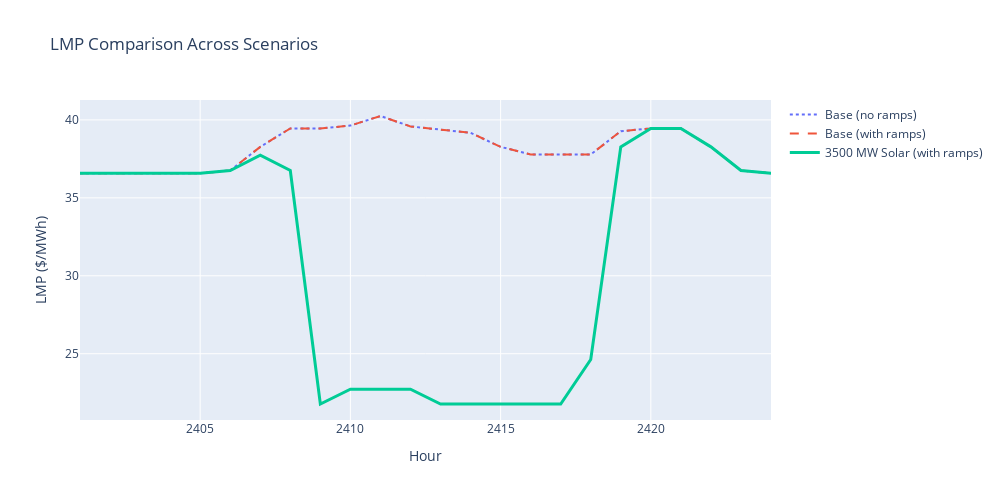

Notebook code cell kept with this figure:
### Code cell
# Compare LMPs across all three scenarios
fig = go.Figure()
fig.add_trace(go.Scatter(x=solution_multi['lmps']['hour'], y=solution_multi['lmps']['lmp'],
                         name='Base (no ramps)', line=dict(dash='dot')))
fig.add_trace(go.Scatter(x=solution_ramp['lmps']['hour'], y=solution_ramp['lmps']['lmp'],
                         name='Base (with ramps)', line=dict(dash='dash')))
fig.add_trace(go.Scatter(x=solution_duck['lmps']['hour'], y=solution_duck['lmps']['lmp'],
                         name='3500 MW Solar (with ramps)', line=dict(width=3)))
fig.update_layout(title='LMP Comparison Across Scenarios',
                  xaxis_title='Hour', yaxis_title='LMP ($/MWh)',
                  width=1000, height=500)
fig.show()

### Figure 1 — Plotly figure (JSON) as saved in the notebook; plotly's stock layout.template omitted (floating-point values rounded to 4 significant figures)
{"data": [{"line": {"dash": "dot"}, "name": "Base (no ramps)", "type": "scatter", "x": [2401, 2402, 2403, 2404, 2405, 2406, 2407, 2408, 2409, 2410, 2411, 2412, 2413, 2414, 2415, 2416, 2417, 2418, 2419, 2420, 2421, 2422, 2423, 2424], "y": [36.58, 36.58, 36.58, 36.58, 36.58, 36.76, 38.27, 39.46, 39.46, 39.64, 40.25, 39.58, 39.38, 39.17, 38.27, 37.78, 37.78, 37.78, 39.28, 39.46, 39.46, 38.27, 36.76, 36.58]}, {"line": {"dash": "dash"}, "name": "Base (with ramps)", "type": "scatter", "x": [2401, 2402, 2403, 2404, 2405, 2406, 2407, 2408, 2409, 2410, 2411, 2412, 2413, 2414, 2415, 2416, 2417, 2418, 2419, 2420, 2421, 2422, 2423, 2424], "y": [36.58, 36.58, 36.58, 36.58, 36.58, 36.76, 38.27, 39.46, 39.46, 39.64, 40.25, 39.58, 39.38, 39.17, 38.27, 37.78, 37.78, 37.78, 39.28, 39.46, 39.46, 38.27, 36.76, 36.58]}, {"line": {"width": 3}, "name": "3500 MW Solar (with ramps)", "type": "scatter", "x": [2401, 2402, 2403, 2404, 2405, 2406, 2407, 2408, 2409, 2410, 2411, 2412, 2413, 2414, 2415, 2416, 2417, 2418, 2419, 2420, 2421, 2422, 2423, 2424], "y": [36.58, 36.58, 36.58, 36.58, 36.58, 36.76, 37.73, 36.76, 21.78, 22.73, 22.73, 22.73, 21.78, 21.78, 21.78, 21.78, 21.78, 24.63, 38.27, 39.46, 39.46, 38.27, 36.76, 36.58]}], "layout": {"height": 500, "title": {"text": "LMP Comparison Across Scenarios"}, "width": 1000, "xaxis": {"title": {"text": "Hour"}}, "yaxis": {"title": {"text": "LMP ($/MWh)"}}}}
